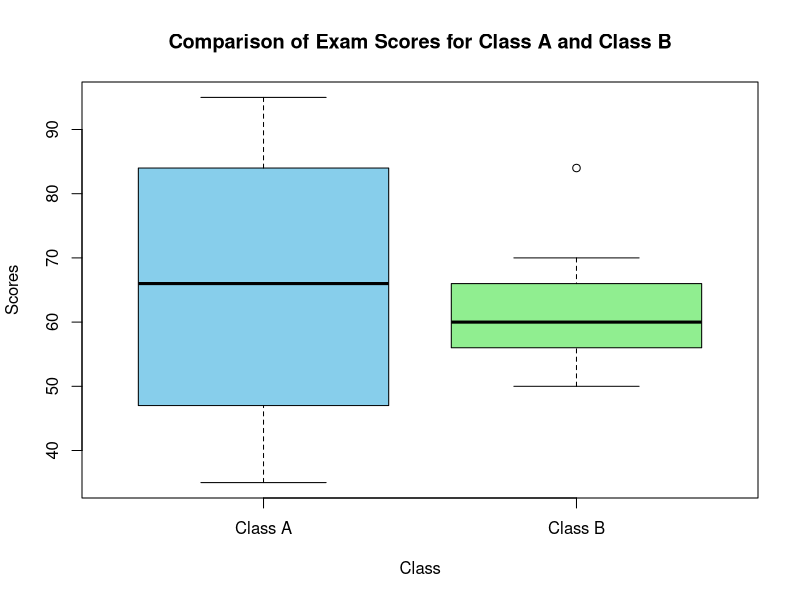

Write the R code that produced this figure.
# Data for Class A and Class B
class_a <- c(76, 35, 47, 64, 95, 66, 89, 36, 84)
class_b <- c(51, 56, 84, 60, 59, 70, 63, 66, 50)

# Calculate mean, median, and range for each class
mean_a <- mean(class_a)
mean_b <- mean(class_b)

median_a <- median(class_a)
median_b <- median(class_b)

range_a <- max(class_a) - min(class_a)
range_b <- max(class_b) - min(class_b)

# Determine which class scored higher mean, median, and range
mean_comparison <- ifelse(mean_a > mean_b, "Class A", "Class B")
median_comparison <- ifelse(median_a > median_b, "Class A", "Class B")
range_comparison <- ifelse(range_a > range_b, "Class A", "Class B")

# Print the results
cat("Mean:", mean_comparison, "had a higher mean.\n")
cat("Median:", median_comparison, "had a higher median.\n")
cat("Range:", range_comparison, "had a higher range.\n")

# Plot boxplot
boxplot(class_a, class_b, names = c("Class A", "Class B"), col = c("skyblue", "lightgreen"),
        main = "Comparison of Exam Scores for Class A and Class B",
        ylab = "Scores", xlab = "Class")
